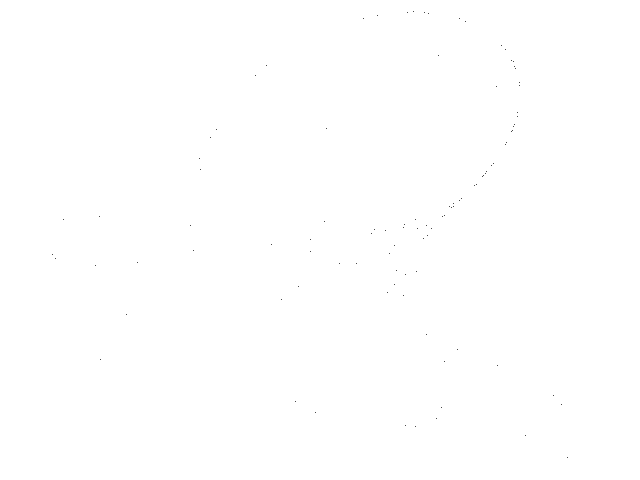
Frame 1 (no input)
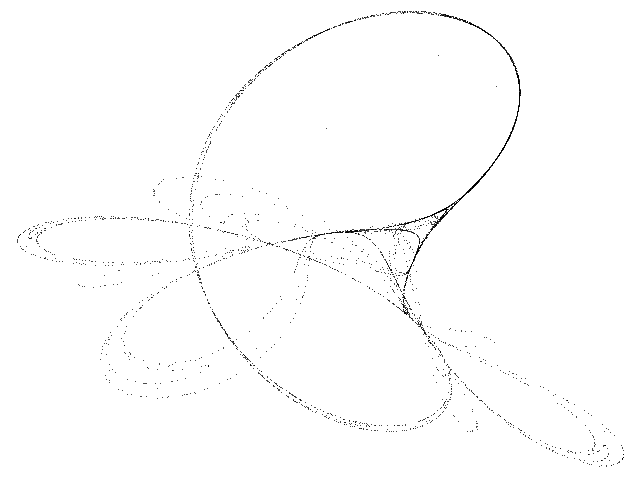
Frame 60 (the mouse pressed at the canvas centre just before this capture)
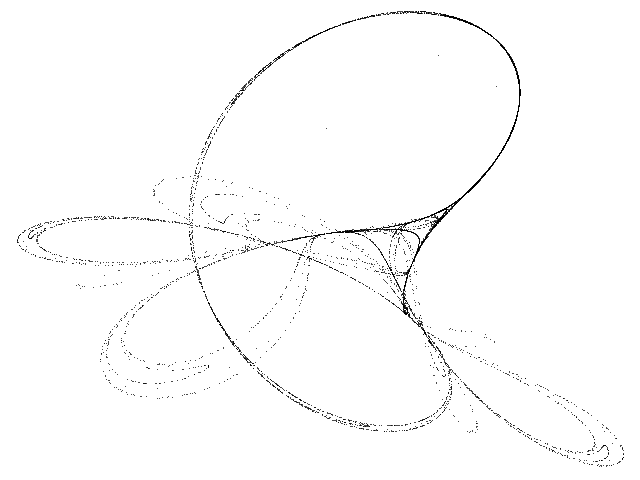
Frame 120 (the mouse held since frame 60 and released just before this capture)

The Processing sketch that drew these frames (run headless with seeded random() and noise(); from frame 60 on, the mouse is pressed at the canvas centre):

// Processing sketch: Tinkerbell
// ── Tinkerbell.pde
// Tinkerbell chaotic map //

  float x = 0.1;
  float y = 0.0;
  float a = 0.9;
  float b = 0.6013;

void setup() {
  
  size(640, 480);
  background(255);
  
}

void draw() {
  
  for (int i=0;i<100;i++) {
    
    float nx = x;
    float ny = y;
        
    x = pow(nx,2) - pow(ny,2) + a * nx + b * ny;
    y = 2 * nx * ny - 2* nx + 0.5 * ny;
  
    point(460+(360*x), 130+(218*y));
        
  }

}
